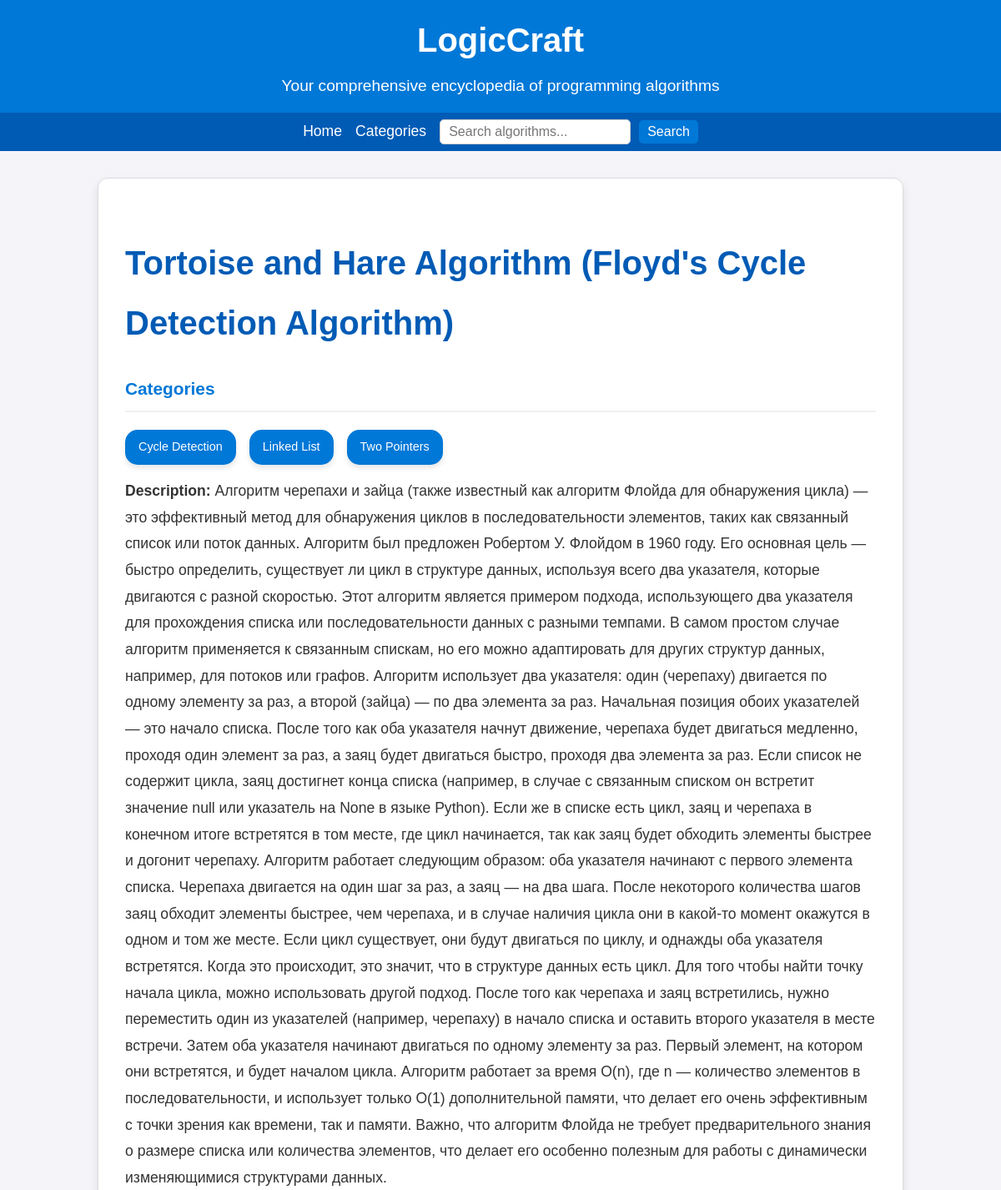
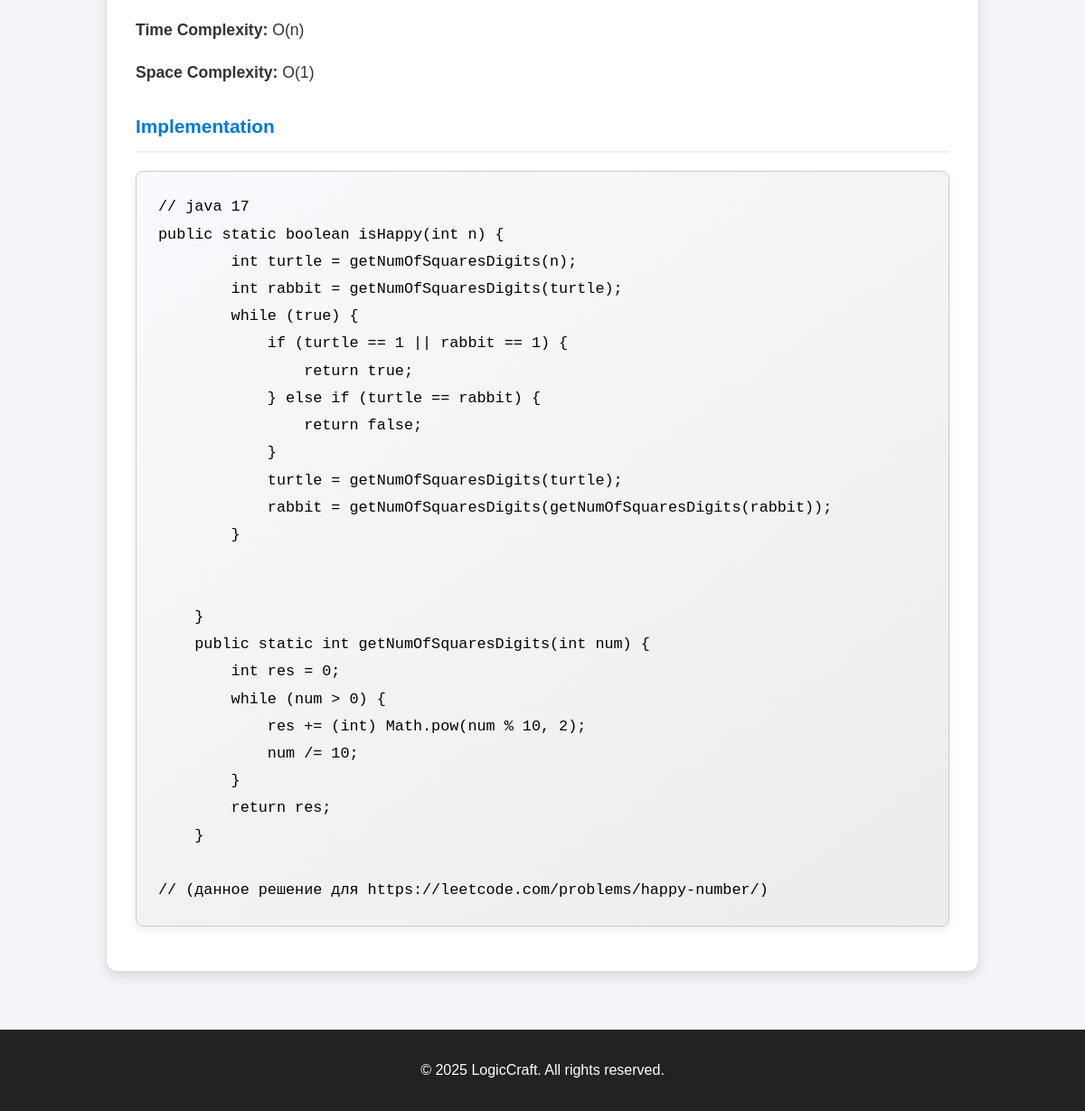
Screenshot of /alg/2/ with the database file from the repository (2 pictures, top to bottom).
### library/models.py (models this page shows, shortened)
class Algorithm(models.Model):
    name = models.CharField(max_length=255)
    description = models.TextField(blank=True, null=True)
    complexity_time = models.CharField(max_length=50, blank=True, null=True)
    complexity_space = models.CharField(max_length=50, blank=True, null=True)
    input_example = models.TextField(blank=True, null=True)
    output_example = models.TextField(blank=True, null=True)
    pseudocode = models.TextField(blank=True, null=True)
    implementation = models.TextField(blank=True, null=True)
    created_at = models.DateTimeField(auto_now_add=True)
    updated_at = models.DateTimeField(auto_now=True)
    categories = models.ManyToManyField(Category, related_name='algorithms')

class Category(models.Model):
    name = models.CharField(max_length=100, unique=True)

### library/views.py (the view)
# urls.py: path('alg/<int:pk>/', views.AlgView.as_view(), name='alg'),
class AlgView(DetailView):
    model = Algorithm
    context_object_name = 'algorithm'
    template_name = 'library/alg_detail.html'

### library/templates/library/alg_detail.html (shortened to what this page needs)
{% extends 'index.html' %}
{% load static %}
{% block content %}
<div class="algorithm-detail">
    <h2>{{ algorithm.name }}</h2>
    {% if algorithm.categories.all %}
    <h3>Categories</h3>
    <div class="categories">
        {% for category in algorithm.categories.all %}
        <div class="category-item"><a href="{% url 'library:home' %}?category={{ category.pk }}">{{ category.name }}</a>
        </div>
        {% endfor %}
    </div>
    {% endif %}
    {% if algorithm.description %}
    <p><strong>Description:</strong> {{ algorithm.description }}</p>
    {% endif %}
    {% if algorithm.complexity_time %}
    <p><strong>Time Complexity:</strong> {{ algorithm.complexity_time }}</p>
    {% endif %}
    {% if algorithm.complexity_space %}
    <p><strong>Space Complexity:</strong> {{ algorithm.complexity_space }}</p>
    {% endif %}
    {% if algorithm.implementation %}
    <h3>Implementation</h3>
    <pre>{{ algorithm.implementation }}</pre>
    {% endif %}
</div>
{% endblock %}

### library/static/library/css/index.css (style rules this page uses)
body { font-family: Arial, sans-serif; line-height: 1.6; margin: 0; padding: 0; background-color: #f4f4f9; color: #333; }
.algorithm-detail { max-width: 900px; margin: auto; padding: 2rem; background: #fff; border: 1px solid #ddd; border-radius: 12px; box-shadow: 0 6px 12px rgba(0, 0, 0, 0.1); line-height: 1.8; font-family: 'Arial', sans-serif; }
.algorithm-detail h2 { font-size: 2.5rem; margin-bottom: 1.5rem; color: #005bb5; font-weight: 600; }
.algorithm-detail p { margin: 1rem 0; font-size: 1.1rem; color: #333; }
.algorithm-detail strong { color: #333; font-weight: 700; }
.algorithm-detail h3 { margin-top: 1.5rem; font-size: 1.3rem; color: #0078d7; font-weight: 600; border-bottom: 2px solid #f0f0f0; padding-bottom: 0.5rem; }
.algorithm-detail .categories { display: flex; flex-wrap: wrap; gap: 1rem; margin-top: 0.5rem; margin-bottom: 1rem; }
.algorithm-detail .category-item { background-color: #0078d7; color: #fff; border-radius: 15px; padding: 0.5rem 1rem; font-size: 0.9rem; text-align: center; box-shadow: 0 4px 6px rgba(0, 0, 0, 0.1); transition: background-color 0.3s ease, transform 0.2s ease; }
.algorithm-detail pre { background: linear-gradient(145deg, #fafafe, #ececec); border: 1px solid #ccc; color: #000; padding: 1.5rem; font-family: 'Courier New', monospace; font-size: 1.05rem; overflow-x: auto; border-radius: 8px; box-shadow: 0 4px 8px rgba(0, 0, 0, 0.07); }
.algorithm-detail .category-item a { color: white; text-decoration: none; }

### rows the page displays
Algorithm: name "Tortoise and Hare Algorithm (Floyd's Cycle Detection Algorithm)", description "Алгоритм черепахи и зайца (также известный как алгоритм Флойда для обнаружения цикла) — это эффективный метод для обнаружения циклов в последовательности элементов, таких как связанный список или поток данных. Алгоритм был предложен Робертом У. Флойдом в 1960 году. Его основная цель — быстро определить, существует ли цикл в структуре данных, используя всего два указателя, которые двигаются с разной скоростью. Этот алгоритм является примером подхода, использующего два указателя для прохождения списка или последовательности данных с разными темпами. В самом простом случае алгоритм применяется к связанным спискам, но его можно адаптировать для других структур данных, например, для потоков или…", complexity_time "O(n)", complexity_space "O(1)", implementation "// java 17 public static boolean isHappy(int n) { int turtle = getNumOfSquaresDigits(n); int rabbit = getNumOfSquaresDigits(turtle); while (true) { if (turtle == 1 || rabbit == 1) { return true; } else if (turtle == rabbit) { return false; } turtle = getNumOfSquaresDigits(turtle); rabbit = getNumOfSquaresDigits(getNumOfSquaresDigits(rabbit)); } } public static int getNumOfSquaresDigits(int num) { int res = 0; while (num > 0) { res += (int) Math.pow(num % 10, 2); num /= 10; } return res; } // (данное решение для https://leetcode.com/problems/happy-number/)"
Category: name "Cycle Detection"
Category: name "Linked List"
Category: name "Two Pointers"
